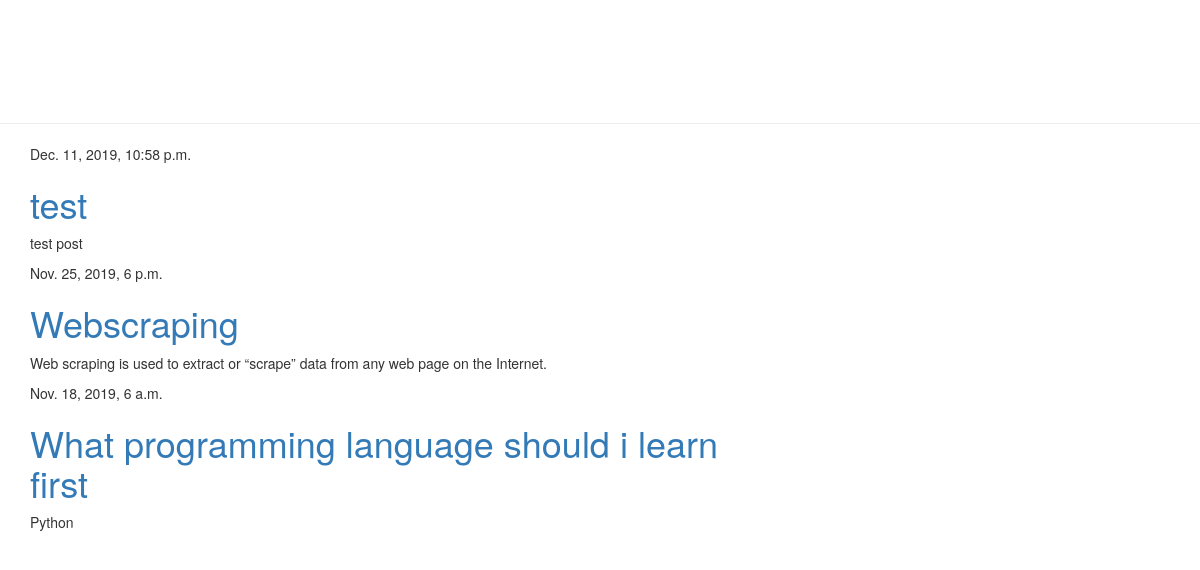
/, run on an earlier commit of the app's database.
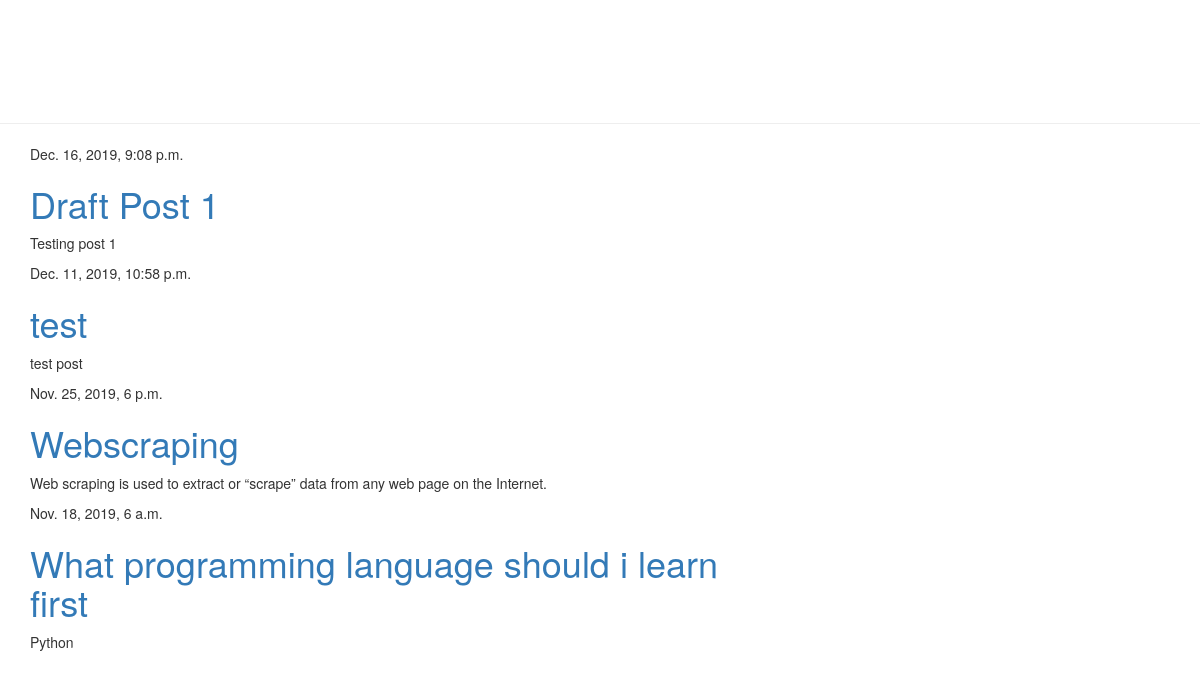
And on a later commit of the database.
### blog/models.py (models this page shows, shortened)
class Post(models.Model):
    author = models.ForeignKey('auth.User', on_delete=models.CASCADE)
    title = models.CharField(max_length=200)
    text = models.TextField()
    created_date = models.DateTimeField(default=timezone.now)
    published_date = models.DateTimeField(blank=True, null=True)

### blog/views.py (the view)
# urls.py: path('', views.post_list, name='post_list'),
def post_list(request):
    posts = Post.objects.filter(published_date__lte=timezone.now()).order_by('-published_date')
    stuff_for_frontend = {'posts': posts}
    return render(request, 'blog/post_list.html', stuff_for_frontend)

### blog/templates/blog/post_list.html (shortened to what this page needs)
{% extends 'blog/base.html' %}
{% block content %}
{% for post in posts %}
<div>
    <p>{{post.published_date}}</p>
    <h1><a href="{% url 'post_detail' pk=post.pk %}">{{post.title}}</a></h1>
    <p>{{ post.text|linebreaksbr }}</p>
</div>
{% endfor %}
{% endblock %}

### blog/templates/blog/base.html (shortened to what this page needs)
{% load static %}
<html>
<head>
    <link rel="stylesheet" href="//maxcdn.bootstrapcdn.com/bootstrap/3.2.0/css/bootstrap.min.css">
    <link rel="stylesheet" href="//maxcdn.bootstrapcdn.com/bootstrap/3.2.0/css/bootstrap-theme.min.css">
    <link rel="stylesheet" href="{% static 'css/blog.css' %}">
</head>
<body>
<div class="page-header">
    {% if user.is_authenticated %}
    <a href="{% url 'post_draft' %}" class="top-menu"><i class="fas fa-pencil-ruler fa-1x" style="color: white;"></i></a>
    <a href="{% url 'post_new' %}" class="top-menu"><i class="far fa-plus-square fa-1x" style="color: white;"></i></a>
    <p class="top-menu">Hello, {{user.username}}><small>(<a href="{% url 'logout' %}">Log Out</a>)</small></p>
    {% else %}
    <a href="{% url 'login' %}" class="top-menu"><i class="fas fa-sign-in-alt fa-2x"></i></a>
    {% endif %}
    <h1><a href="{% url 'post_list' %}">Syncove Blog</a></h1>
</div>
<div class="content container">
    <div class="row">
        <div class="col-md-8">
            {% block content %}
            {% endblock %}
        </div>
    </div>
</div>
</body>
</html>

### blog/static/css/blog.css (style rules this page uses)
.page-header { background: ff9400; margin-top: 0; padding: 20px 20px 20px 40px; }
.page-header h1, .page-header h1 a { color: #FFFFFF; font-size: 36pt; text-decoration: none; }
.top-menu { float: right; color: white; font-size: 26pt; margin-right: 20px; }

What changed in the data, as far as the page shows it:
added Post: published_date "Dec. 16, 2019, 9:08 p.m.", title "Draft Post 1", text "Testing post 1"
